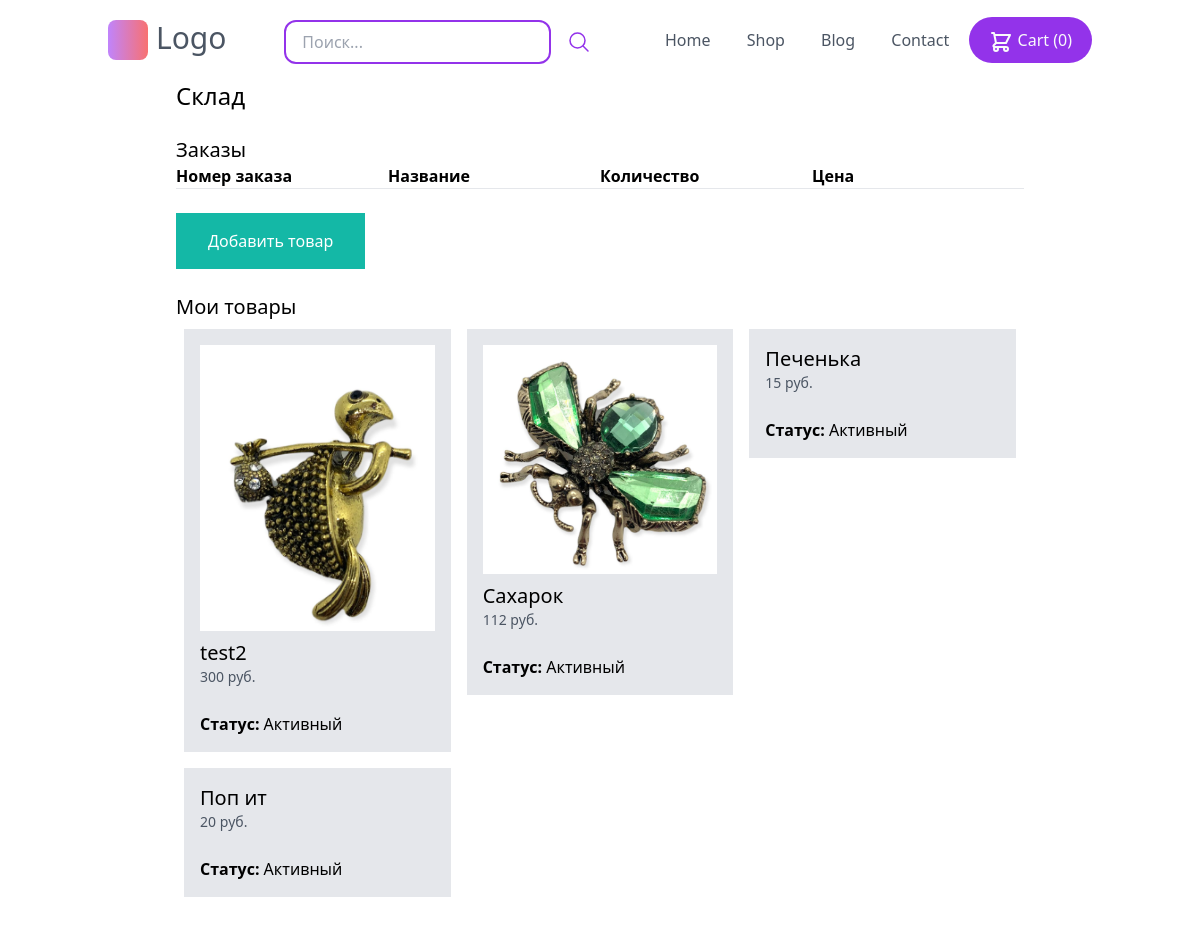
Page /my-store/ (signed in) on the earlier database version.
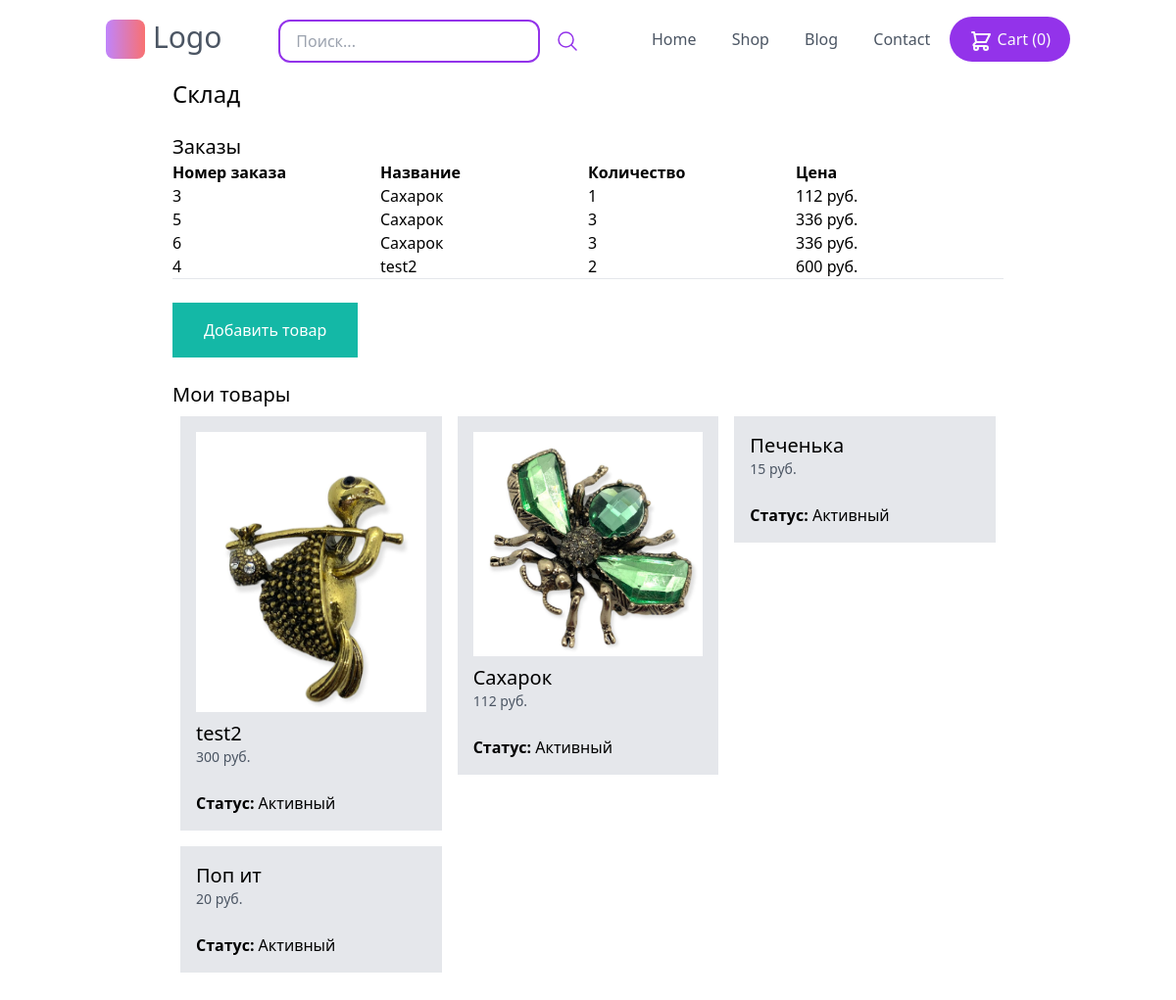
Same page on the later database version.
### store/models.py (models this page shows, shortened)
class Product(models.Model):
    DRAFT = 'Черновик'
    WAITING_APPROVAL = 'Ожидает подтверждения'
    ACTIVE = 'Активный'
    DELETED = 'Удалён'
    STATUS_CHOICES = (
        (DRAFT, 'Черновик'),
        (WAITING_APPROVAL, 'Ожидает подтверждения'),
        (ACTIVE, 'Активный'),
        (DELETED, 'Удалён'),
    )
    user = models.ForeignKey(
        User, related_name='products', on_delete=models.CASCADE, verbose_name='Пользователь')
    category = models.ForeignKey(
        Category, related_name='products', on_delete=models.CASCADE, verbose_name='Категория')
    title = models.CharField(max_length=50, verbose_name='Название')
    slug = models.SlugField(max_length=50, verbose_name='Слаг')
    description = models.TextField(blank=True, verbose_name='Описание')
    price = models.IntegerField()
    created_at = models.DateTimeField(auto_now_add=True)
    updated_at = models.DateTimeField(auto_now=True)
    image = models.ImageField(upload_to='uploads/product_images', blank=True, null=True)
    thumbnail = models.ImageField(upload_to='uploads/product_images/thumbnail', blank=True, null=True)
    status = models.CharField(
        max_length=50, verbose_name='Статус', choices=STATUS_CHOICES, default=ACTIVE)
    class Meta:
        verbose_name = 'Товар'
        verbose_name_plural = 'Товары'
        ordering = ('-created_at',)
    def get_display_price(self):
        return self.price

class OrderItem(models.Model):
    order = models.ForeignKey(Order, related_name='items', on_delete=models.CASCADE)
    product = models.ForeignKey(Product, related_name='items', on_delete=models.CASCADE)
    price = models.IntegerField()
    quantity = models.IntegerField(default=1)

class Order(models.Model):
    first_name = models.CharField(max_length=255)
    last_name = models.CharField(max_length=255)
    address = models.CharField(max_length=255)
    zipcode = models.CharField(max_length=255)
    city = models.CharField(max_length=255)
    paid_amount = models.IntegerField(blank=True, null=True)
    is_paid = models.BooleanField(default=False)
    payment_intent = models.CharField(max_length=255)
    created_by = models.ForeignKey(
        User, related_name='orders', on_delete=models.SET_NULL, null=True)
    created_at = models.DateTimeField(auto_now_add=True)

### userprofile/views.py (the view)
# urls.py: path('my-store/', views.my_store, name='my_store'),
@login_required
def my_store(request):
    products = request.user.products.exclude(status=Product.DELETED)
    order_items = OrderItem.objects.filter(product__user=request.user)
    print(order_items)
    return render(request, 'userprofile/my_store.html', {
        'products': products,
        'order_items': order_items
    })

### store/cart.py (called while the page is built)
    def __len__(self):
        return sum(item['quantity'] for item in self.cart.values())

### store/context_processors.py (called while the page is built)
def cart(request):
    return {'cart': Cart(request)}

### userprofile/templates/userprofile/my_store.html (shortened to what this page needs)
{% extends 'core/base.html' %}
{% block content %}
<h1 class="text-2xl"> Склад </h1>
<h2 class="mt-6 text-xl">Заказы</h2>
<div class="flex flex-wrap">
    <div class="w-1/4">
        <strong>Номер заказа</strong>
    </div>
    <div class="w-1/4">
        <strong>Название</strong>
    </div>
    <div class="w-1/4">
        <strong>Количество</strong>
    </div>
    <div class="w-1/4">
        <strong>Цена</strong>
    </div>
</div>
{% for order_item in order_items %}
<div class="flex flex-wrap">
    <div class="w-1/4">
       <a href="{% url 'my_store_order_detail' order_item.order.id %}"> {{ order_item.order.id}}</a>
    </div>
    <div class="w-1/4">
        {{ order_item.product.title }}
    </div>
    <div class="w-1/4">
        {{ order_item.quantity }}
    </div>
    <div class="w-1/4">
        {{ order_item.price }} руб.
    </div>
</div>
{% endfor %}
<hr>
<a href="{% url 'add_product' %}" class="mt-6 inline-block py-4 px-8 bg-teal-500 text-white">Добавить товар</a>
<h2 class="mt-6 text-xl">Мои товары</h2>
{% if products %}
<div class="flex flex-wrap">
    {% for product in products %}
       <div class="product w-1/3 p-2">
           <div class="p-4 bg-gray-200">
               <a href="{% url 'edit_product' product.id %}">
                   {% if product.image %}
                   <div class="image mb-2">
                       <img src="{{ product.image.url }}" alt="Image of {{ product.title }}">
                   </div>
                   {% endif %}
                   <h2 class="text-xl">{{ product.title }}</h2>
                   <p class="text-sm text-gray-600">
                       {{ product.get_display_price }} руб.
                   </p>
                   <hr class='my-3'>
                   <p><strong>Статус: </strong>{{ product.get_status_display }}</p>
               </a>
           </div>
       </div>
   {% endfor %}
   </div>
{% else %}
<p class="mt-4 py-4 px-8 bg-gray-200">Здесь еще нет не одного товара...</p>
{% endif %}
{% endblock %}

### core/templates/core/base.html (shortened to what this page needs)
{% load menu %}
<!DOCTYPE html>
<html>
  <head>
    <script src="https://cdn.tailwindcss.com"></script>
  </head>
  <body>
    <div class="container mx-auto p-5">
      <div class="md:flex md:flex-row md:justify-between text-center text-sm sm:text-base">
        <div class="flex flex-row justify-center">
          <div class="bg-gradient-to-r from-purple-400 to-red-400 w-10 h-10 rounded-lg"></div>
          <a href="/"> <h1 class="text-3xl text-gray-600 ml-2">Logo</h1></a>
        </div>
        <div class="search ">
          <form method="get" action='/search/' class="flex items-center space-x-4">
            <input type="search" name='query' placeholder="Поиск..." class="border-2 border-purple-600 py-2 px-4 rounded-xl">
            <button><svg xmlns="http://www.w3.org/2000/svg" fill="none" viewBox="0 0 24 24" stroke-width="1.5" stroke="currentColor" class="w-6 h-6 text-purple-600">
              <path stroke-linecap="round" stroke-linejoin="round" d="M21 21l-5.197-5.197m0 0A7.5 7.5 0 105.196 5.196a7.5 7.5 0 0010.607 10.607z" />
            </svg>
            </button>
          </form>
        </div>
        <div class="mt-2">
          <a href="#" class="text-gray-600 hover:text-purple-600 p-4 px-3 sm:px-4">Home</a>
          <a href="#" class="text-gray-600 hover:text-purple-600 p-4 px-3 sm:px-4">Shop</a>
          <a href="#" class="text-gray-600 hover:text-purple-600 p-4 px-3 sm:px-4">Blog</a>
          <a href="#" class="text-gray-600 hover:text-purple-600 p-4 px-3 sm:px-4">Contact</a>
          <a href="#" class="bg-purple-600 text-gray-50 hover:bg-purple-700 p-3 px-3 sm:px-5 rounded-full">
            Cart <span>({{cart|length}})</span>
          </a>
        </div>
      </div>
    <div class='max-w-4xl mx-auto py-4 px-6'>
    {% block content %}
     {% endblock %}
  </body>
</html>

Differences in the rows shown:
added OrderItem: order.id "3", product "Сахарок", quantity "1", price "112"
added OrderItem: order.id "5", product "Сахарок", quantity "3", price "336"
added OrderItem: order.id "6", product "Сахарок", quantity "3", price "336"
added OrderItem: order.id "4", product "test2", quantity "2", price "600"
